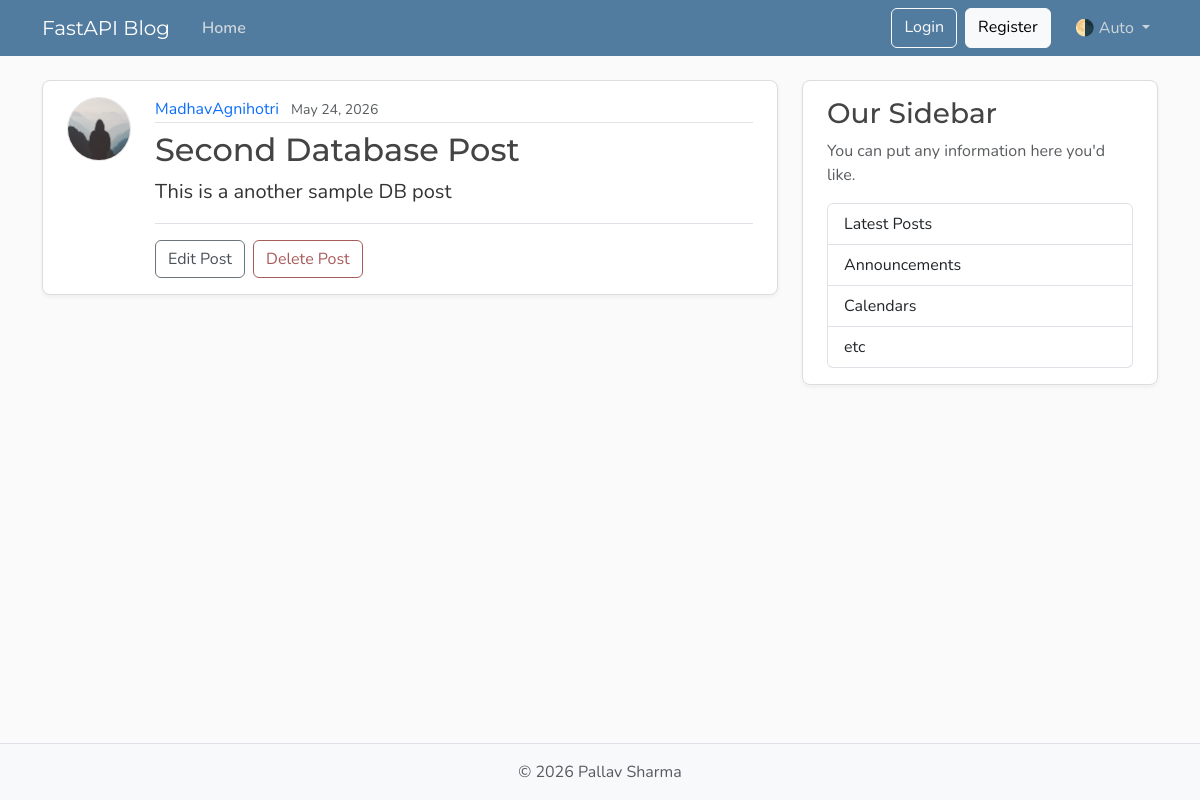
The page /posts/2 on the database its author committed.
### models.py (models this page shows, shortened)
class User(Base):
    __tablename__ = "users"
    id: Mapped[int] = mapped_column(Integer, primary_key=True, index=True)
    username: Mapped[str] = mapped_column(String(50), unique=True, nullable=False)
    email: Mapped[str] = mapped_column(String(120), unique=True, nullable=False)
    image_file: Mapped[str | None] = mapped_column(
        String(200),
        nullable=True,
        default=None,
    )
    posts: Mapped[list[Post]] = relationship(    #sqlalchemy docs
        back_populates="author",
        cascade="all, delete-orphan")

class Post(Base):
    __tablename__ = "posts"
    id: Mapped[int] = mapped_column(Integer, primary_key=True, index=True)
    title: Mapped[str] = mapped_column(String(100), nullable=False)
    content: Mapped[str] = mapped_column(Text, nullable=False)
    user_id: Mapped[int] = mapped_column(
        ForeignKey("users.id"),
        nullable=False,
        index=True,
    )
    date_posted: Mapped[datetime] = mapped_column(
        DateTime(timezone=True),
        default=lambda: datetime.now(UTC),
    )
    author: Mapped[User] = relationship(back_populates="posts")

### main.py (the view)
@app.get("/posts/{post_id}", include_in_schema=False)
async def post_page(
    request: Request, post_id: int, db: Annotated[AsyncSession, Depends(get_db)]
):
    result = await db.execute(
        select(models.Post)
        .options(selectinload(models.Post.author))
        .where(models.Post.id == post_id),
    )
    post = result.scalars().first()
    if post:
        title = post.title[:50]
        return templates.TemplateResponse(
            request,
            "post.html",
            {"post": post, "title": title},
        )
    raise HTTPException(status_code=status.HTTP_404_NOT_FOUND, detail="Post not found")

### templates/post.html (shortened to what this page needs)
{% extends "layout.html" %}
{% block content %}
  <article class="content-section py-3 px-4 mb-4">
    <div class="d-flex align-items-start gap-4">
      <img class="rounded-circle article-img flex-shrink-0"
           src="{{ url_for('static', path='profile_pics/default.jpg') }}"
           alt="{{ post.author.username }}'s profile picture"
           width="64"
           height="64"
           loading="lazy">
      <div class="flex-grow-1">
        <div class="article-metadata mb-2">
          <a class="me-2"
          href="{{ url_for('user_posts', user_id=post.author.id) }}">{{ post.author.username }}</a>
          <small class="text-body-secondary">{{ post.date_posted.strftime("%B %d, %Y") }}</small>
        </div>
        <h2 class="article-title">{{ post.title }}</h2>
        <p class="article-content">{{ post.content }}</p>
        <div class="post-actions mt-3 pt-3 border-top">
          <a class="btn btn-outline-secondary me-1" href="#">Edit Post</a>
          <button type="button"
                  class="btn btn-outline-danger"
                  data-bs-toggle="modal"
                  data-bs-target="#deleteModal">Delete Post</button>
        </div>
      </div>
    </div>
  </article>
{% endblock content %}

### templates/layout.html (shortened to what this page needs)
<!DOCTYPE html>
<html lang="en">
  <head>
    <link href="https://cdn.jsdelivr.net/npm/bootstrap@5.3.8/dist/css/bootstrap.min.css"
          rel="stylesheet"
>
    <link rel="stylesheet"
          type="text/css"
          href="{{ url_for('static', path='css/main.css') }}">
  </head>
  <body class="d-flex flex-column min-vh-100">
    <header class="site-header">
      <nav class="navbar navbar-expand-md bg-steel fixed-top"
           data-bs-theme="dark">
        <div class="container">
          <a class="navbar-brand me-4" href="{{ url_for('home') }}">FastAPI Blog</a>
          <div class="collapse navbar-collapse" id="navbarToggle">
            <div class="navbar-nav me-auto">
              <a class="nav-link active"
                 aria-current="page"
                 href="{{ url_for('home') }}">Home</a>
            </div>
            <div class="navbar-nav">
              <a class="btn btn-outline-light mb-2 mb-md-0 me-md-2" href="#">Login</a>
              <a class="btn btn-light mb-2 mb-md-0 me-md-3" href="#">Register</a>
              <div class="nav-item dropdown">
                <a class="nav-link dropdown-toggle"
                   href="#"
                   role="button"
                   id="bd-theme"
                   data-bs-toggle="dropdown"
                   aria-expanded="false">
                  <span id="bd-theme-text">🌗 Auto</span>
                </a>
              </div>
            </div>
          </div>
        </div>
      </nav>
    </header>
    <main role="main" class="container">
      <div class="row">
        <div class="col-md-8">
          {% block content %}
          {% endblock content %}
        </div>
        <aside class="col-md-4">
          <div class="content-section py-3 px-4 mb-4">
            <h3>Our Sidebar</h3>
            <p class="text-body-secondary">You can put any information here you'd like.</p>
            <ul class="list-group">
              <li class="list-group-item">Latest Posts</li>
              <li class="list-group-item">Announcements</li>
              <li class="list-group-item">Calendars</li>
              <li class="list-group-item">etc</li>
            </ul>
          </div>
        </aside>
      </div>
    </main>
    <footer class="mt-auto py-3 bg-body-tertiary border-top">
      <div class="container text-center">
        <p class="text-body-secondary mb-0">
          © <span id="year"></span> Pallav Sharma
        </p>
      </div>
    </footer>
  </body>
</html>

### static/css/main.css (style rules this page uses)
:root { --font-heading: "Montserrat", system-ui, -apple-system, BlinkMacSystemFont, sans-serif; --font-body: "Nunito", system-ui, -apple-system, BlinkMacSystemFont, sans-serif; --color-bg-body: #fafafa; --color-bg-content: #ffffff; --color-text-primary: #333333; --color-text-heading: #444444; --color-steel: #527c9f; --color-nav-link: #cbd5db; --color-nav-link-hover: #ffffff; --color-link-hover: #428bca; --color-border: #dddddd; --color-border-light: #e3e3e3; --spacing-xl: 5rem; --article-img-size: 4rem; --account-img-size: 7.813rem; }
body { font-family: var(--font-body); background: var(--color-bg-body); color: var(--color-text-primary); }
main { padding-top: var(--spacing-xl); }
h1, h2, h3, h4, h5, h6 { font-family: var(--font-heading); color: var(--color-text-heading); }
.navbar-brand { font-family: var(--font-heading); }
a { text-decoration: none; }
.bg-steel { background-color: var(--color-steel); }
.site-header .navbar-nav .nav-link { color: var(--color-nav-link); transition: color 0.2s ease-in-out; }
.site-header .navbar-nav .nav-link.active { font-weight: 600; }
.content-section { background: var(--color-bg-content); border: 1px solid var(--color-border); border-radius: 0.5rem; box-shadow: 0 2px 4px rgba(15, 23, 42, 0.05); transition: box-shadow 0.15s ease, transform 0.15s ease, border-color 0.15s ease; }
.article-title { color: var(--color-text-heading); transition: color 0.2s ease-in-out; }
.article-content { white-space: pre-line; font-size: 1.25rem; }
.article-img { height: var(--article-img-size); width: var(--article-img-size); flex-shrink: 0; object-fit: cover; border: 1px solid var(--color-border-light); box-shadow: 0 0 0 2px var(--color-bg-content); }
.article-metadata { padding-bottom: 0.063rem; border-bottom: 1px solid var(--color-border-light); }
.article-metadata a { transition: color 0.2s ease-in-out; }
.btn-outline-secondary { --bs-btn-color: #495057; --bs-btn-border-color: #6c757d; --bs-btn-hover-color: #fff; --bs-btn-hover-bg: #5a6268; --bs-btn-hover-border-color: #545b62; --bs-btn-active-color: #fff; --bs-btn-active-bg: #545b62; --bs-btn-active-border-color: #4e555b; }
.btn-outline-danger { --bs-btn-color: #a85b5b; --bs-btn-border-color: #a85b5b; --bs-btn-hover-color: #fff; --bs-btn-hover-bg: #924e4e; --bs-btn-hover-border-color: #874848; --bs-btn-active-color: #fff; --bs-btn-active-bg: #874848; --bs-btn-active-border-color: #7c4242; }
[data-bs-theme="dark"] { --color-bg-body: #1a1a1a; --color-bg-content: #2d2d2d; --color-text-primary: #e0e0e0; --color-text-heading: #f0f0f0; --color-border: #404040; --color-border-light: #4a4a4a; }

### rows shown on the page
User: author.username "MadhavAgnihotri"
Post: date_posted "May 24, 2026", title "Second Database Post", content "This is a another sample DB post"
